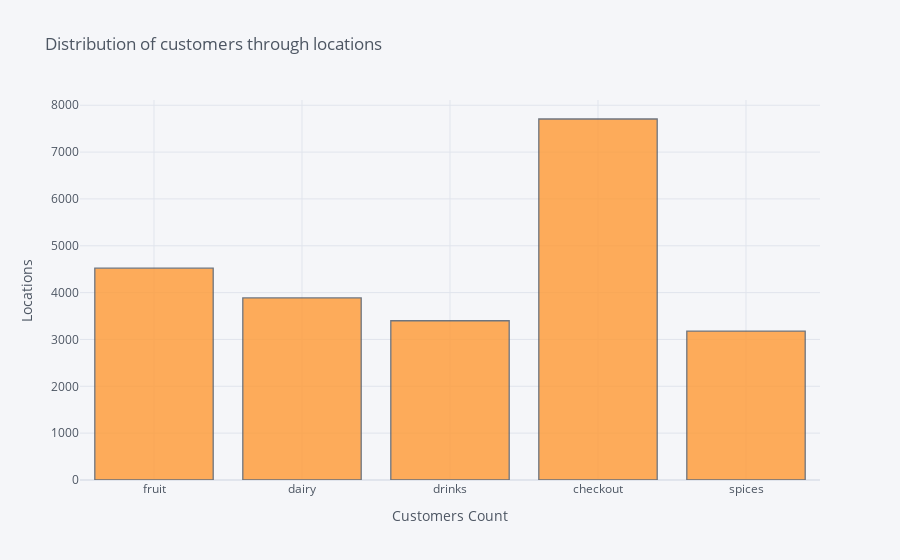

The notebook cell saved with this chart:
### Code cell
df_['location'].iplot(kind='hist', xTitle='Customers Count',
                  yTitle='Locations', title='Distribution of customers through locations')

### Figure 1 — Plotly figure (JSON) as saved in the notebook; plotly's stock layout.template omitted (floating-point values rounded to 4 significant figures; data arrays with more than 128 entries replaced by an {"elided": "..."} marker saying what was removed)
{"data": [{"histfunc": "count", "histnorm": "", "marker": {"color": "rgba(255, 153, 51, 1.0)", "line": {"color": "#4D5663", "width": 1.3}}, "name": "location", "opacity": 0.8, "orientation": "v", "type": "histogram", "x": {"elided": "22692 str values"}}], "layout": {"barmode": "overlay", "legend": {"bgcolor": "#F5F6F9", "font": {"color": "#4D5663"}}, "paper_bgcolor": "#F5F6F9", "plot_bgcolor": "#F5F6F9", "title": {"font": {"color": "#4D5663"}, "text": "Distribution of customers through locations"}, "xaxis": {"gridcolor": "#E1E5ED", "showgrid": true, "tickfont": {"color": "#4D5663"}, "title": {"font": {"color": "#4D5663"}, "text": "Customers Count"}, "zerolinecolor": "#E1E5ED"}, "yaxis": {"gridcolor": "#E1E5ED", "showgrid": true, "tickfont": {"color": "#4D5663"}, "title": {"font": {"color": "#4D5663"}, "text": "Locations"}, "zerolinecolor": "#E1E5ED"}}}
